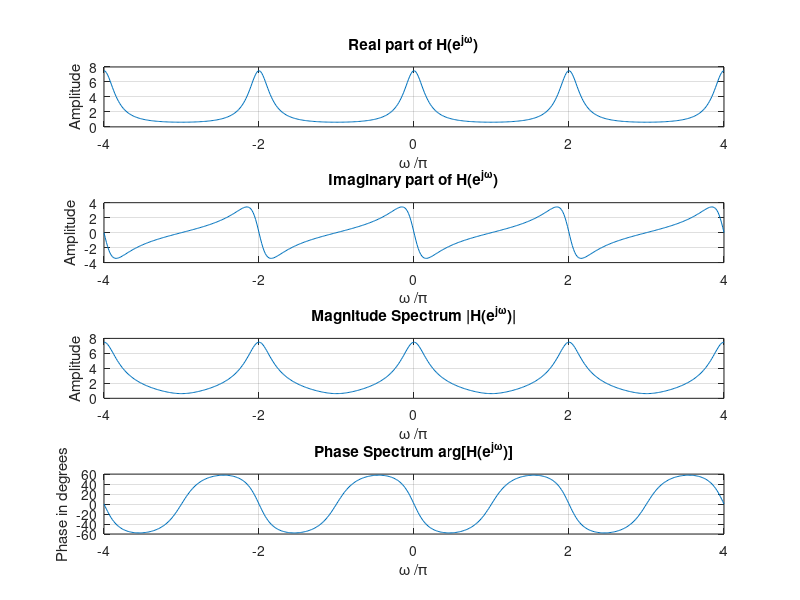

This chart was generated by the following MATLAB code:
% Program P3_1
% Evaluation of the DTFT 
clf;
% Compute the frequency samples of the DTFT
w = -4*pi:8*pi/511:4*pi;
num = [2 1];den = [1 -0.6];
h = freqz(num, den, w);
% Plot the DTFT
subplot(4,1,1)
plot(w/pi,real(h));grid
title('Real part of H(e^{j\omega})')
xlabel('\omega /\pi');
ylabel('Amplitude');
subplot(4,1,2)
plot(w/pi,imag(h));grid
title('Imaginary part of H(e^{j\omega})')
xlabel('\omega /\pi');
ylabel('Amplitude');

subplot(4,1,3)
plot(w/pi,abs(h));grid
title('Magnitude Spectrum |H(e^{j\omega})|')
xlabel('\omega /\pi');
ylabel('Amplitude');
% plot phase in degrees
subplot(4,1,4)
plot(w/pi,180*angle(h)/pi);grid
title('Phase Spectrum arg[H(e^{j\omega})]')
xlabel('\omega /\pi');
ylabel('Phase in degrees');

